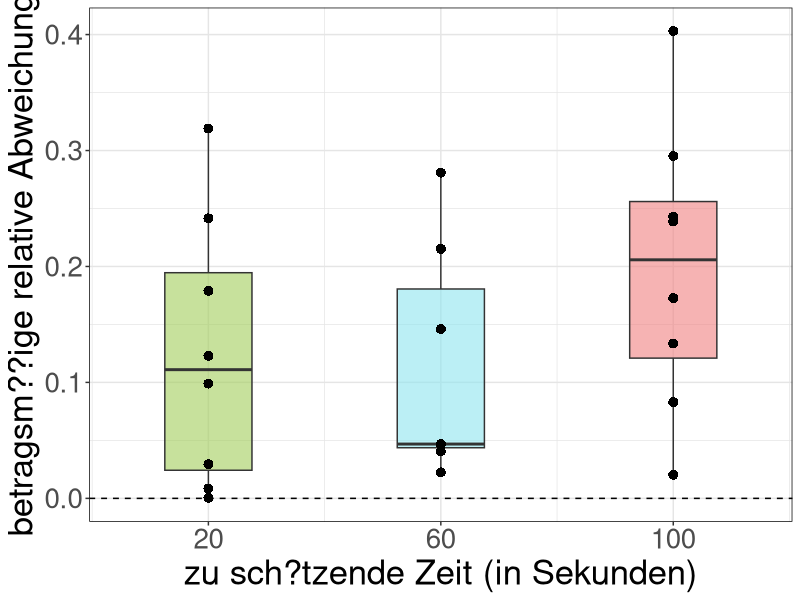
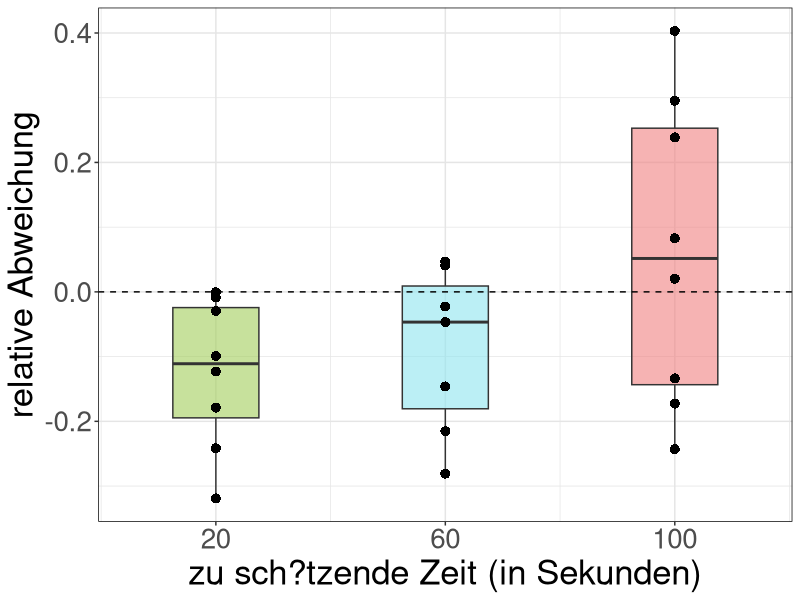
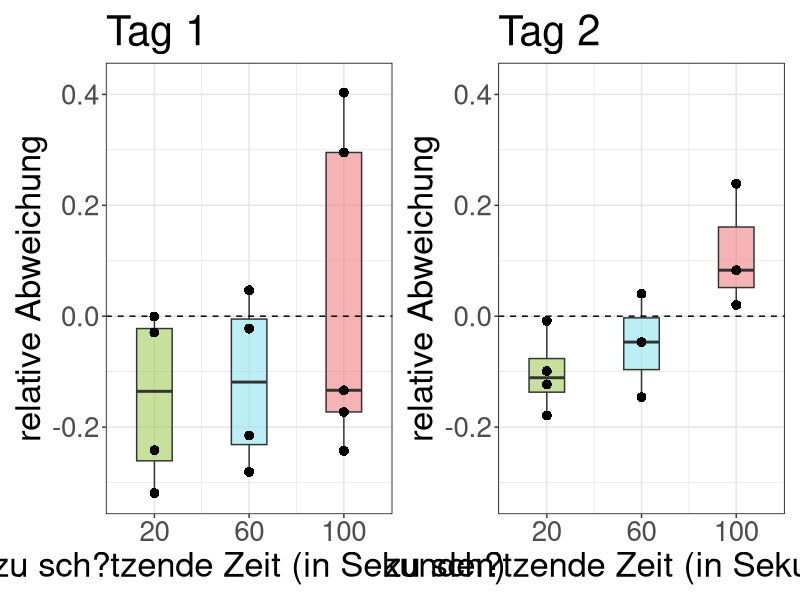
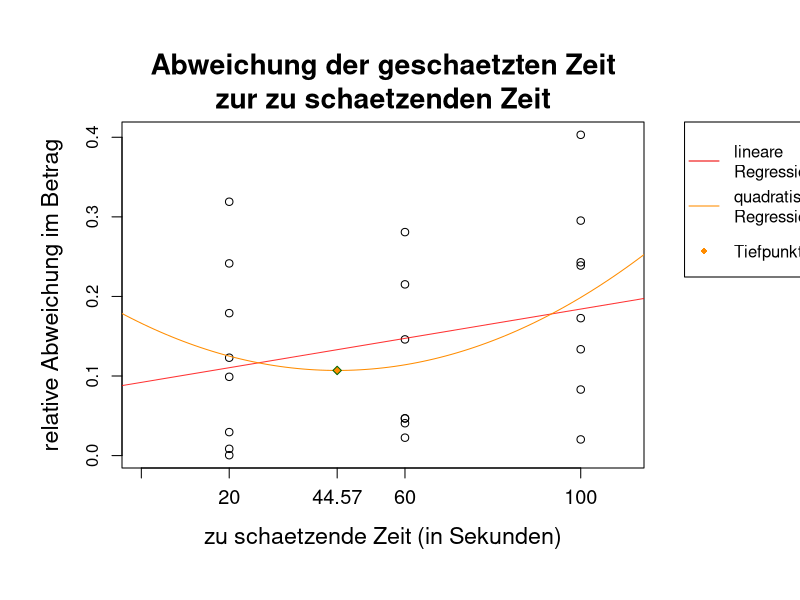
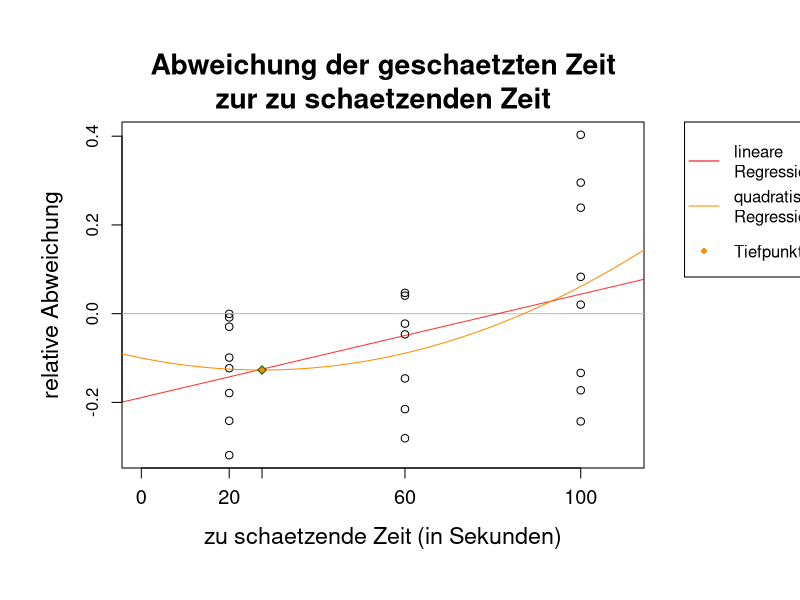

These charts were generated, in order, by the following R code:
# Funktionen fuer Praesentation und Bericht

library(readxl)
library(ggplot2)
library(patchwork)
library(xtable)

# Einlesen des Versuchsprotokolls:
versuchsprotokoll <- read_excel("versuchsprotokoll.xlsx")

names(versuchsprotokoll) <- c("einheit", "teiln_nr", "geschlecht", 
                              "tag", "geplant_start", "zeit_durchf",
                              "ziel_schaetzung", "ziel_schaetzung_hdtsek",
                              "erg_schaetzung", "erg_schaetzung_hdtsek",
                              "rel_abweichung", "rel_abweichung_abs", 
                              "Stoerungen")
versuchsprotokoll$ziel_schaetzung <- as.factor(versuchsprotokoll$ziel_schaetzung)


x <- versuchsprotokoll$ziel_schaetzung_hdtsek/100
y1 <- versuchsprotokoll$rel_abweichung_abs
y2 <- versuchsprotokoll$rel_abweichung


# Vortests:
shapiro.test(residuals(lm(y1 ~ x)))
# W = 0.9318, p-value = 0.1196
shapiro.test(residuals(lm(y2 ~ x)))
# W = 0.9801, p-value = 0.9078
shapiro.test(residuals(lm(y1 ~ x + I(x^2))))
# W = 0.95089, p-value = 0.3053
shapiro.test(residuals(lm(y2 ~ x + I(x^2))))
# W = 0.98195, p-value = 0.9365


# Regression/t-Test:
summary(lm(y1 ~ x))$coef
#                 Estimate   Std. Error  t value   Pr(>|t|)
# (Intercept) 0.0920359149 0.0487235435 1.888941 0.07278938
# x           0.0009214062 0.0007097218 1.298264 0.20827441
summary(lm(y2 ~ x))$coef
#                 Estimate  Std. Error   t value  Pr(>|t|)
# (Intercept) -0.189042708 0.072342075 -2.613178 0.0162401
# x            0.002330156 0.001053756  2.211285 0.0382408
summary(lm(y1 ~ x + I(x^2)))$coef
#                  Estimate   Std. Error    t value   Pr(>|t|)
# (Intercept)  1.662731e-01 9.398105e-02  1.7692199 0.09210502
# x           -2.660670e-03 3.937724e-03 -0.6756871 0.50697758
# I(x^2)       2.985063e-05 3.227322e-05  0.9249350 0.36602610
summary(lm(y2 ~ x + I(x^2)))$coef
#                  Estimate   Std. Error    t value  Pr(>|t|)
# (Intercept) -9.997626e-02 1.405699e-01 -0.7112211 0.4851602
# x           -1.967455e-03 5.889756e-03 -0.3340470 0.7418214
# I(x^2)       3.581343e-05 4.827189e-05  0.7419106 0.4667655

# p-Werte:
# lineare Regression, fuer theta_1 
2*(1- pt(1.298264, 21))     # mit 2 nur multipliziert, um die Werte mit R-Output
# [1] 0.2082744             # zu kontrollieren
1- pt(1.298264, 21)
# [1] 0.1041372

2*(1- pt(2.211285, 21))
# [1] 0.03824083
1- pt(2.211285, 21)
# [1] 0.01912042


# Datensatz ohne Drop-Out:
zeiten <- subset(versuchsprotokoll, !is.na(versuchsprotokoll$rel_abweichung))

# Datensatz differenziert nach Tag:
tag1 <- subset(zeiten, zeiten$tag == "Tag 1" | zeiten$teiln_nr == "7")
tag2 <- subset(zeiten, zeiten$tag == "Tag 2" & zeiten$teiln_nr != "7")

# Grafiken
# Boxplot: betragsm. rel. Abweichung 
ggplot(zeiten, aes(ziel_schaetzung_hdtsek/100, rel_abweichung_abs)) + 
  geom_boxplot(aes(group = ziel_schaetzung),
               fill = c("darkolivegreen3", "cadetblue2", "lightcoral"), 
               alpha = 0.6) +
  geom_hline(yintercept = 0, linetype = "dashed") +
  theme(text = element_text(size = 25), 
        panel.border = element_rect(fill = NA, colour = "black"),
        panel.background = element_rect(fill = NA), 
        panel.grid.minor = element_line(colour = "grey90"),
        panel.grid.major = element_line(colour = "grey90"),
        panel.ontop = FALSE) +
  xlab("zu sch?tzende Zeit (in Sekunden)") +
  ylab("betragsm??ige relative Abweichung") +
  # ggtitle("Betragsm??ige relative Abweichungen der Sch?tzungen") +
  geom_point(pch = 16, size = 3) +
  scale_x_continuous(breaks = c(20, 60, 100), limits = c(5, 115)) 


# Boxplot: rel. Abweichung 
ggplot(zeiten, aes(ziel_schaetzung_hdtsek/100, rel_abweichung)) + 
  geom_boxplot(aes(group = ziel_schaetzung),
               fill = c("darkolivegreen3", "cadetblue2", "lightcoral"), 
               alpha = 0.6) +
  geom_hline(yintercept = 0, linetype = "dashed") +
  theme(text = element_text(size = 25), 
        panel.border = element_rect(fill = NA, colour = "black"),
        panel.background = element_rect(fill = NA), 
        panel.grid.minor = element_line(colour = "grey90"),
        panel.grid.major = element_line(colour = "grey90"),
        panel.ontop = FALSE) +
  xlab("zu sch?tzende Zeit (in Sekunden)") +
  ylab("relative Abweichung") +
  # ggtitle("Relative Abweichungen der Sch?tzungen") +
  geom_point(pch = 16, size = 3) +
  scale_x_continuous(breaks = c(20, 60, 100), limits = c(5, 115))


# Boxplot: Relative Abweichung - Diff. nach Tag
ggplot(tag1, aes(ziel_schaetzung_hdtsek/100, rel_abweichung)) + 
  geom_boxplot(aes(group = ziel_schaetzung),
               fill = c("darkolivegreen3", "cadetblue2", "lightcoral"), 
               alpha = 0.6) +
  geom_hline(yintercept = 0, linetype = "dashed") +
  theme(text = element_text(size = 25), 
        panel.border = element_rect(fill = NA, colour = "black"),
        panel.background = element_rect(fill = NA), 
        panel.grid.minor = element_line(colour = "grey90"),
        panel.grid.major = element_line(colour = "grey90"),
        panel.ontop = FALSE) +
  xlab("zu sch?tzende Zeit (in Sekunden)") +
  ylab("relative Abweichung") +
  ggtitle("Tag 1") +
  ylim(-0.32, 0.42) +
  geom_point(pch = 16, size = 3) +
  scale_x_continuous(breaks = c(20, 60, 100), limits = c(5, 115)) +
  ggplot(tag2, aes(ziel_schaetzung_hdtsek/100, rel_abweichung)) + 
  geom_boxplot(aes(group = ziel_schaetzung),
               fill = c("darkolivegreen3", "cadetblue2", "lightcoral"), 
               alpha = 0.6) +
  geom_hline(yintercept = 0, linetype = "dashed") +
  theme(text = element_text(size = 25), 
        panel.border = element_rect(fill = NA, colour = "black"),
        panel.background = element_rect(fill = NA), 
        panel.grid.minor = element_line(colour = "grey90"),
        panel.grid.major = element_line(colour = "grey90"),
        panel.ontop = FALSE) +
  xlab("zu sch?tzende Zeit (in Sekunden)") +
  ylab("relative Abweichung") +
  ggtitle("Tag 2") +
  ylim(-0.32, 0.42) +
  geom_point(pch = 16, size = 3) +
  scale_x_continuous(breaks = c(20, 60, 100), limits = c(5, 115))


# Tabellen-Erstellung:
# Median, Interquartilsabstand, 1. und 3. Quartil, Maximum, Minimum, Spannweite
erstell_tabelle <- function(daten){
  speicher <- numeric(7)
  speicher[1] <- median(daten)
  speicher[2] <- IQR(daten)
  speicher[3] <- quantile(daten, 1/4)
  speicher[4] <- quantile(daten, 3/4)
  speicher[5] <- max(daten)
  speicher[6] <- min(daten)
  speicher[7] <- speicher[5] - speicher[6]
  names(speicher) <- c("Median", "Interquartilsabstand", 
                       "1.Quartil", "3.Quartil", "Maximum", "Minimum", 
                       "Spannweite")
  return(speicher)
}

# Datensaetze geordnet nach Zeitspanne:
zeit20 <- subset(zeiten, zeiten$ziel_schaetzung == "20 sek")
zeit60 <- subset(zeiten, zeiten$ziel_schaetzung == "60 sek")
zeit100 <- subset(zeiten, zeiten$ziel_schaetzung == "100 sek")

erster_tag20 <- subset(tag1, tag1$ziel_schaetzung == "20 sek")
erster_tag60 <- subset(tag1, tag1$ziel_schaetzung == "60 sek")
erster_tag100 <- subset(tag1, tag1$ziel_schaetzung == "100 sek")

zweiter_tag20 <- subset(tag2, tag2$ziel_schaetzung == "20 sek")
zweiter_tag60 <- subset(tag2, tag2$ziel_schaetzung == "60 sek")
zweiter_tag100 <- subset(tag2, tag2$ziel_schaetzung == "100 sek")

# Tabelle: Betragsm. rel. Abweichungen - insgesamt
tab_betrag_insg <- cbind(erstell_tabelle(zeit20$rel_abweichung_abs),
                         erstell_tabelle(zeit60$rel_abweichung_abs),
                         erstell_tabelle(zeit100$rel_abweichung_abs))

colnames(tab_betrag_insg) <- c("20 Sek", "60 Sek", "100 Sek")

tab_betrag_insg
#                        20 Sek     60 Sek 100 Sek
# Median               0.111000 0.04683333 0.20575
# Interquartilsabstand 0.170375 0.13691667 0.13505
# 1.Quartil            0.024250 0.04366667 0.12095
# 3.Quartil            0.194625 0.18058333 0.25600
# Maximum              0.319000 0.28083333 0.40310
# Minimum              0.000500 0.02250000 0.02030
# Spannweite           0.318500 0.25833333 0.38280


# Tabelle: Relative Abweichungen - insgesamt
tab_relativ_insg <- cbind(erstell_tabelle(zeit20$rel_abweichung),
                          erstell_tabelle(zeit60$rel_abweichung),
                          erstell_tabelle(zeit100$rel_abweichung))

colnames(tab_relativ_insg) <- c("20 Sek", "60 Sek", "100 Sek")

tab_relativ_insg
#                         20 Sek       60 Sek   100 Sek
# Median               -0.111000 -0.046666667  0.051650
# Interquartilsabstand  0.170375  0.189666667  0.396300
# 1.Quartil            -0.194625 -0.180583333 -0.143375
# 3.Quartil            -0.024250  0.009083333  0.252925
# Maximum              -0.000500  0.046833333  0.403100
# Minimum              -0.319000 -0.280833333 -0.242900
# Spannweite            0.318500  0.327666667  0.646000


# Tabelle: Rel. Abweichungen - differenziert nach Tag
tab_relativ_tag <- cbind(erstell_tabelle(erster_tag20$rel_abweichung),
                         erstell_tabelle(erster_tag60$rel_abweichung),
                         erstell_tabelle(erster_tag100$rel_abweichung),
                         erstell_tabelle(zweiter_tag20$rel_abweichung),
                         erstell_tabelle(zweiter_tag60$rel_abweichung),
                         erstell_tabelle(zweiter_tag100$rel_abweichung))

colnames(tab_relativ_tag) <- c("Tag 1 - 20 Sek", "Tag 1 - 60 Sek", 
                               "Tag 1 - 100 Sek", "Tag 2 - 20 Sek",
                               "Tag 2 - 60 Sek", "Tag 2 - 100 Sek")

tab_relativ_tag
#                      Tag 1 - 20 Sek Tag 1 - 60 Sek Tag 1 - 100 Sek
# Median                    -0.135500   -0.118833333         -0.1336
# Interquartilsabstand       0.238625    0.226416667          0.4680
# 1.Quartil                 -0.260875   -0.231583333         -0.1727
# 3.Quartil                 -0.022250   -0.005166667          0.2953
# Maximum                   -0.000500    0.046833333          0.4031
# Minimum                   -0.319000   -0.280833333         -0.2429
# Spannweite                 0.318500    0.327666667          0.6460
# 
#                      Tag 2 - 20 Sek Tag 2 - 60 Sek Tag 2 - 100 Sek
# Median                    -0.111000    -0.04666667         0.08300
# Interquartilsabstand       0.060625     0.09333333         0.10925
# 1.Quartil                 -0.137000    -0.09633333         0.05165
# 3.Quartil                 -0.076375    -0.00300000         0.16090
# Maximum                   -0.008500     0.04066667         0.23880
# Minimum                   -0.179000    -0.14600000         0.02030
# Spannweite                 0.170500     0.18666667         0.21850


# Tabelle: 20 Sekunden (insgesamt, Tag 1, Tag 2)
tab_20_sek <- cbind(erstell_tabelle(zeit20$rel_abweichung),
                    erstell_tabelle(erster_tag20$rel_abweichung),
                    erstell_tabelle(zweiter_tag20$rel_abweichung))
colnames(tab_20_sek) <- c("insgesamt", "Tag 1", "Tag 2")

tab_20_sek
#                      insgesamt     Tag 1     Tag 2
# Median               -0.111000 -0.135500 -0.111000
# Interquartilsabstand  0.170375  0.238625  0.060625
# 1.Quartil            -0.194625 -0.260875 -0.137000
# 3.Quartil            -0.024250 -0.022250 -0.076375
# Maximum              -0.000500 -0.000500 -0.008500
# Minimum              -0.319000 -0.319000 -0.179000
# Spannweite            0.318500  0.318500  0.170500


# Tabelle: 60 Sekunden (insgesamt, Tag 1, Tag 2)
tab_60_sek <- cbind(erstell_tabelle(zeit60$rel_abweichung),
                    erstell_tabelle(erster_tag60$rel_abweichung),
                    erstell_tabelle(zweiter_tag60$rel_abweichung))
colnames(tab_60_sek) <- c("insgesamt", "Tag 1", "Tag 2")

tab_60_sek
#                         insgesamt        Tag 1       Tag 2
# Median               -0.046666667 -0.118833333 -0.04666667
# Interquartilsabstand  0.189666667  0.226416667  0.09333333
# 1.Quartil            -0.180583333 -0.231583333 -0.09633333
# 3.Quartil             0.009083333 -0.005166667 -0.00300000
# Maximum               0.046833333  0.046833333  0.04066667
# Minimum              -0.280833333 -0.280833333 -0.14600000
# Spannweite            0.327666667  0.327666667  0.18666667


# Tabelle: 100 Sekunden (insgesamt, Tag 1, Tag 2)
tab_100_sek <- cbind(erstell_tabelle(zeit100$rel_abweichung),
                    erstell_tabelle(erster_tag100$rel_abweichung),
                    erstell_tabelle(zweiter_tag100$rel_abweichung))
colnames(tab_100_sek) <- c("insgesamt", "Tag 1", "Tag 2")

tab_100_sek
#                      insgesamt   Tag 1   Tag 2
# Median                0.051650 -0.1336 0.08300
# Interquartilsabstand  0.396300  0.4680 0.10925
# 1.Quartil            -0.143375 -0.1727 0.05165
# 3.Quartil             0.252925  0.2953 0.16090
# Maximum               0.403100  0.4031 0.23880
# Minimum              -0.242900 -0.2429 0.02030
# Spannweite            0.646000  0.6460 0.21850

xtable(tab_betrag_insg, digits = 4)
xtable(tab_relativ_insg, digits = 4)
xtable(tab_relativ_tag, digits = 4)

xtable(tab_20_sek, digits = 4)
xtable(tab_60_sek, digits = 4)
xtable(tab_100_sek, digits = 4)


# Grafiken Analyse

# Modell A
liMoZeit_1 <- lm(y1 ~ x)
liMoZeit_2 <- lm(y1 ~ x + I(x^2))
liMoZeit_2_func <- function(x, model){
  Y <- matrix(c(rep(1, length(x)), x, x^2), ncol = 3) %*% model$coefficients
  if(length(x) == 1) return(c(Y))
  return(Y)
}
# Tiefpunkt der Funktion A
liMoZeit_2_f_min <- optimize(liMoZeit_2_func, model = liMoZeit_2, 
                             interval = c(20, 100))

# Grafik A:
opar1 <- par(oma = c(2, 0, 2, 0))
opar2 <- par(mar = c(4.6, 6.1, 4.1, 7.8))

plot(x, y1, xaxt = "n", ann = FALSE, xlim = c(0, 110))
axis(1, at = c(0, 20, round(liMoZeit_2_f_min$minimum, 2), 60, 100),
     labels = c(NA, 20, round(liMoZeit_2_f_min$minimum, 2), 60, 100), 
     cex.axis = 1.2)
title(main = "Abweichung der geschaetzten Zeit\nzur zu schaetzenden Zeit", 
      xlab = "zu schaetzende Zeit (in Sekunden)", cex.main = 1.7, 
      ylab = "relative Abweichung im Betrag", cex.lab = 1.4)
abline(liMoZeit_1, col = rgb(1, 0, 0, alpha = 0.8))
curve(liMoZeit_2_func(x, model = liMoZeit_2), from = -10, to = 120, 
      add = TRUE, col = "darkorange")
points(liMoZeit_2_f_min$minimum, liMoZeit_2_f_min$objective, pch = 23, 
       col = "darkgreen", bg = "darkorange", cex = 0.9)
par(xpd = TRUE)
legend("topright", inset = c(-0.365, 0), pch = c(NA, NA, 18), lwd = c(1, 1, NA), 
    legend = c("lineare\nRegression", "quadratische\nRegression", "Tiefpunkt"),
       col = c("red2", "darkorange", "darkorange"), y.intersp = 1.6)#, cex = 0.5
par(xpd = FALSE)


# Modell B
liMoZeit_1b <- lm(y2 ~ x)
liMoZeit_2b <- lm(y2 ~ x + I(x^2))
# Tiefpunkt der Funktion B
liMoZeit_2b_f_min <- optimize(liMoZeit_2_func, model = liMoZeit_2b, 
                             interval = c(0, 100))

# Grafik B:
plot(x, y2, xaxt = "n", ann = FALSE, xlim = c(0, 110))
axis(1, at = c(0, 20, round(liMoZeit_2b_f_min$minimum, 2), 60, 100),
     labels = c(0, 20, round(liMoZeit_2b_f_min$minimum, 2), 60, 100),
     cex.axis = 1.2)
title(main = "Abweichung der geschaetzten Zeit\nzur zu schaetzenden Zeit", 
      xlab = "zu schaetzende Zeit (in Sekunden)", cex.main = 1.7, 
      ylab = "relative Abweichung", cex.lab = 1.4)
lines(c(-10, 120), c(0,0), col = "gray")
abline(liMoZeit_1b, col = rgb(1, 0, 0, alpha = 0.8))
curve(liMoZeit_2_func(x, model = liMoZeit_2b), from = -10, to = 120, 
      add = TRUE, col = "darkorange")
points(liMoZeit_2b_f_min$minimum, liMoZeit_2b_f_min$objective, pch = 23, 
       col = "darkgreen", bg = "darkorange", cex = 0.9)
par(xpd = TRUE)
legend("topright", inset = c(-0.365, 0), pch = c(NA, NA, 18), lwd = c(1, 1, NA), 
       legend = c("lineare\nRegression", "quadratische\nRegression", "Tiefpunkt"),
       col = c("red2", "darkorange", "darkorange"), y.intersp = 1.6)#, cex = 0.6
par(xpd = FALSE)

par(opar1)
par(opar2)


# Tabbellenwerte Analyse
summary(liMoZeit_1)$sigma       # 0.1135555
summary(liMoZeit_1)$r.squared   # 0.07429813
summary(liMoZeit_1b)$sigma      # 0.168601
summary(liMoZeit_1b)$r.squared  # 0.1888692
summary(liMoZeit_2)$sigma       # 0.1139482
summary(liMoZeit_2)$r.squared   # 0.1122709
summary(liMoZeit_2b)$sigma      # 0.1704352
summary(liMoZeit_2b)$r.squared  # 0.2105949
